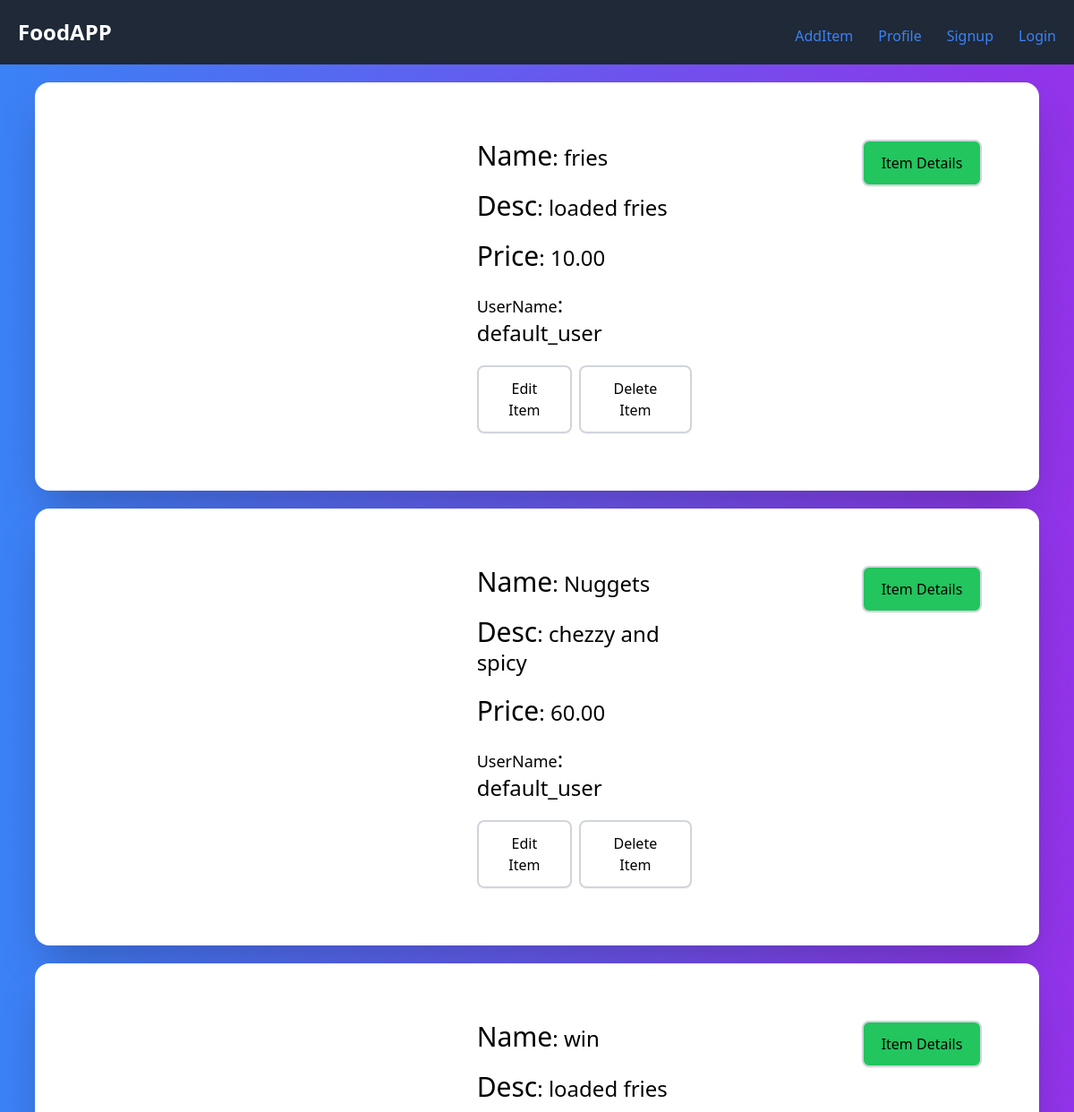
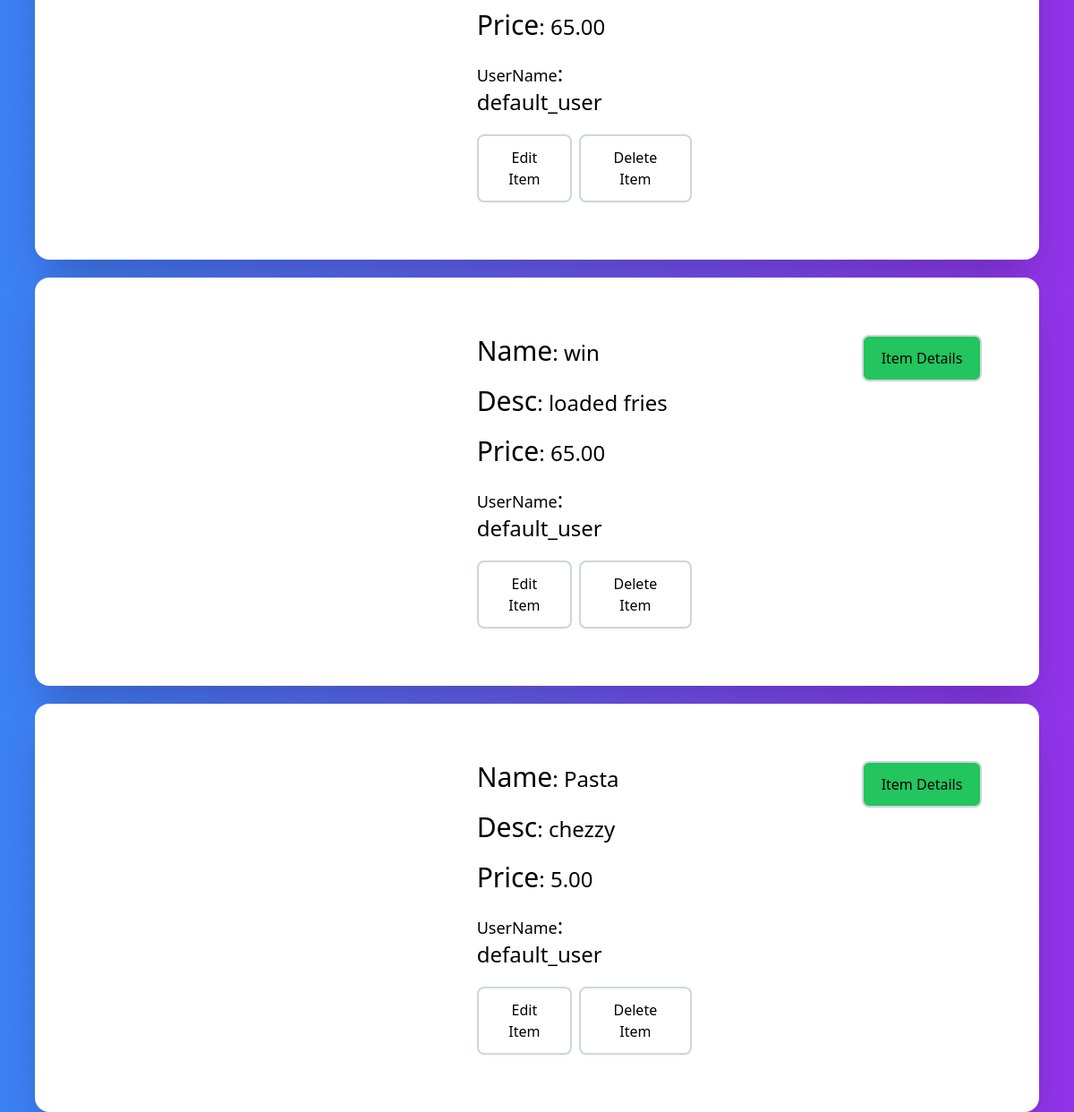
Before: / with the older database file (2 pictures, top to bottom).
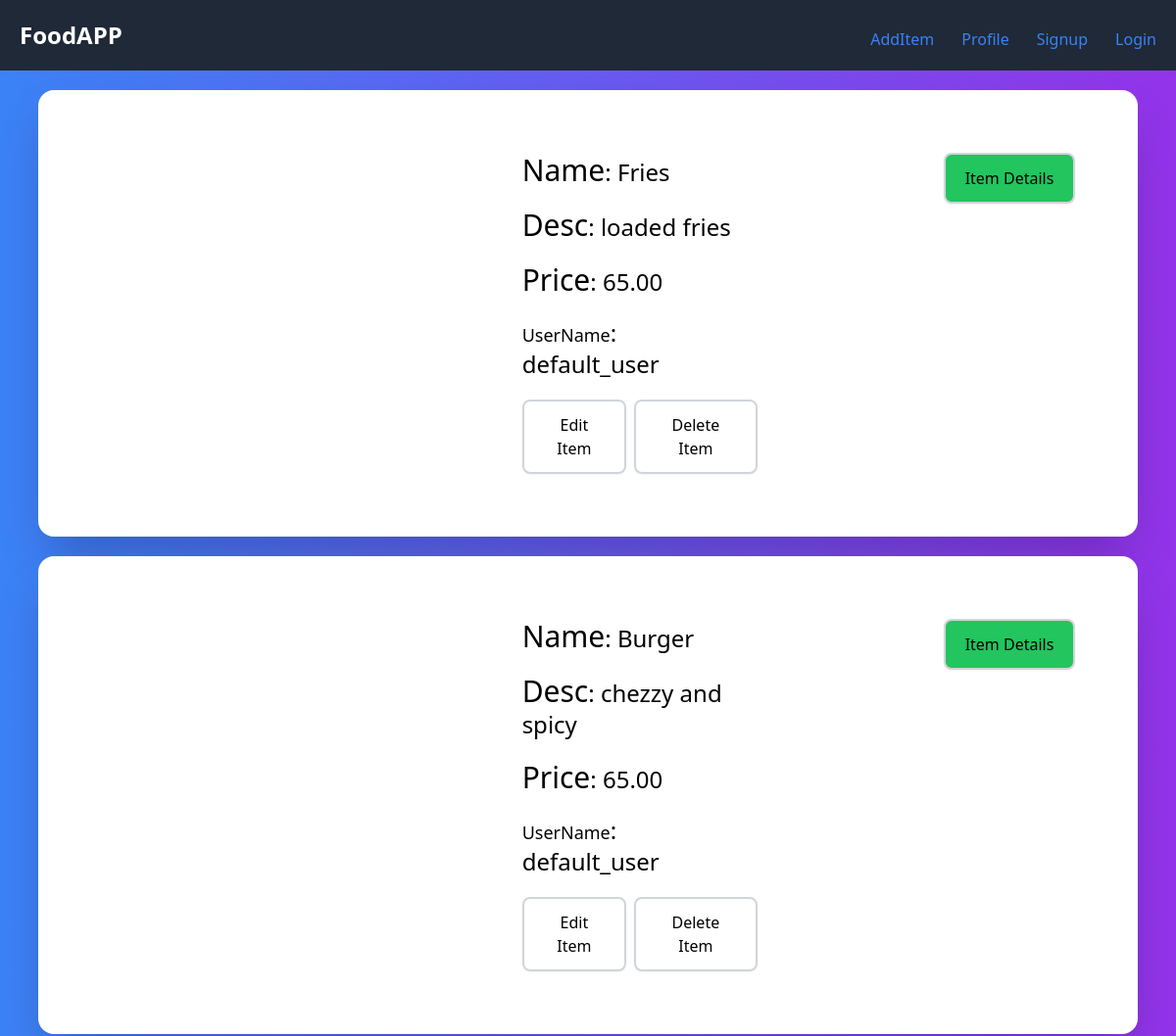
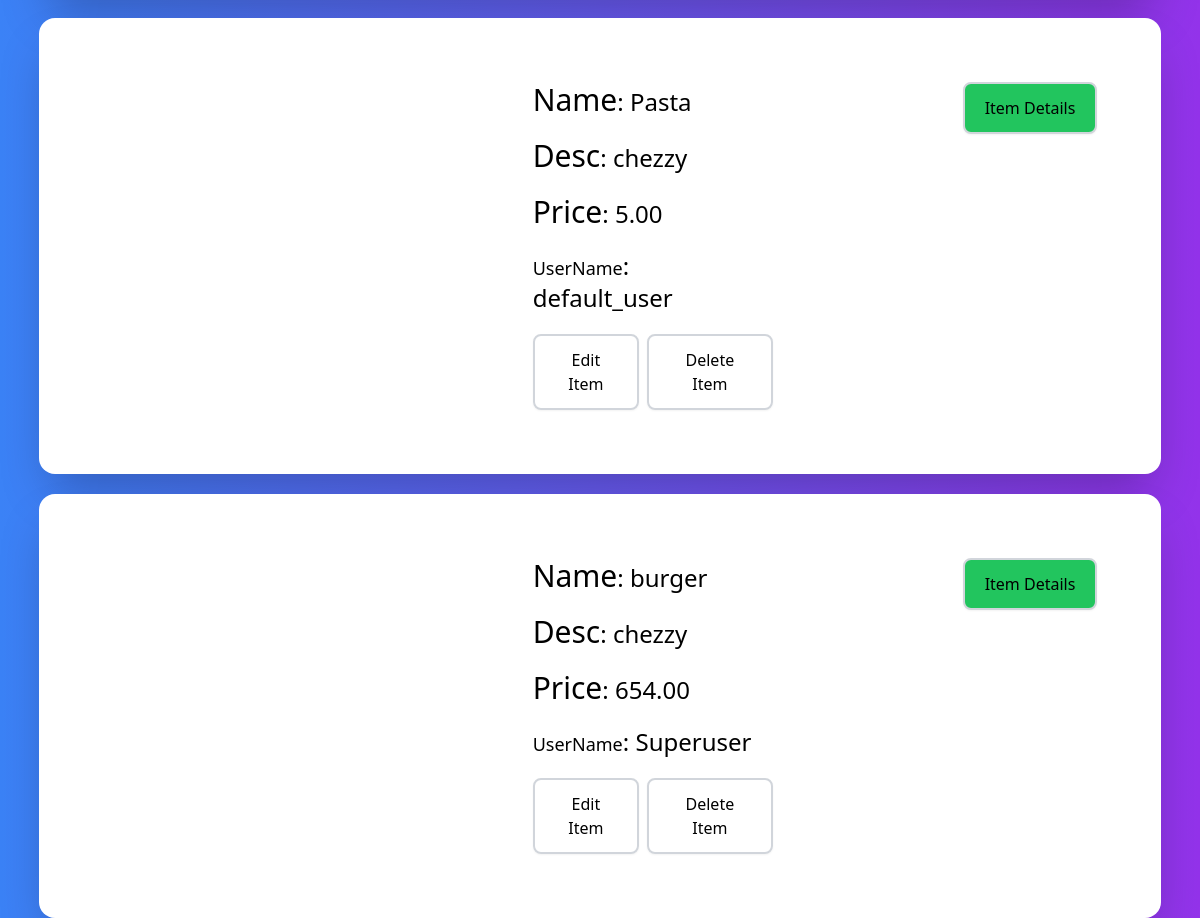
After: the same page with the newer database file (2 pictures, top to bottom).
### food/models.py (models this page shows, shortened)
class Item(models.Model):
    user_name = models.ForeignKey(User,on_delete=models.CASCADE,default=1)
    item_name = models.CharField(max_length=200)
    item_desc = models.CharField(max_length=200)
    price = models.DecimalField(max_digits=5, decimal_places=2)
    item_image = models.CharField(max_length=500 , default="https://nanilovestocook.com/wp-content/uploads/2022/08/placeholder.png")

### food/views.py (the view)
# urls.py: path('', views.ItemListView.as_view(),name="index"),
class ItemListView(ListView):
    model = Item
    template_name = 'food/index.html'
    context_object_name = 'items'

### food/templates/food/index.html (shortened to what this page needs)
{% extends 'food/base.html' %}
{% block body %}
<div class="flex flex-col items-center justify-center bg-gradient-to-r from-blue-500 to-purple-600">
  {% for item in items %}
    <section id="item" class="transform translate-y-full transition-all duration-1000 ease-out" data-item-id="{{ item.id }}">
      <div class="flex justify-center h-full">
        <div class="flex flex-col p-6 m-3 space-y-5 rounded-2xl  shadow-2xl space-x-0 md:flex-row md:m-0 md:space-x-20 lg:space-x-[190px] md:space-y-0 md:p-16 bg-white md:mt-5">
          <div class="mx-auto w-60">
          </div>
          <div class="flex flex-col w-60 md:text-left md:space-y-5">
            <div class="text-lg font-medium text-center mt-5 md:text-2xl max-w-[240px] md:max-w-sm md:mt-0 md:text-left">
              <span class="text-2xl md:text-3xl">Name</span>: {{item.item_name}}
            </div>
            <div class="text-lg font-medium text-center mt-5 md:text-2xl max-w-[240px] md:max-w-sm md:mt-0 md:text-left">
              <span class="text-2xl md:text-3xl">Desc</span>: {{item.item_desc}}
            </div>
            <div class="text-lg font-medium text-center mt-5 md:text-2xl md:text-left">
              <span class="text-2xl md:text-3xl">Price</span>: {{item.price}}
            </div>
            <div class="text-lg font-medium text-center mt-5 md:text-2xl md:text-left">
              <span class="text-lg md:text-lg">UserName</span>: {{item.user_name}}
            </div>
            <div class="flex flex-col mt-3 space-y-4 md:space-y-0 md:space-4-0 med:space-x-4 md:flex-row md:space-x-2">
              <a href="{% url 'food:edit_item' item.id %}">
                <button class="flex items-center justify-center w-full py-3 px-5 space-x-3 border-2 border-gray-300 rounded-lg shadow-sm hover:bg-opacity-30 hover:shadow-xl hover:-translate-y-0.5 transition-all duration-200">
                  <span> Edit Item</span>
                </button>
              </a>
              <a href="{% url 'food:delete_item' item.id %}">
                <button class="flex items-center justify-center w-full py-3 px-5 space-x-3 border-2 border-gray-300 rounded-lg shadow-sm hover:bg-opacity-30 hover:shadow-xl hover:-translate-y-0.5 transition-all duration-200">
                  <span>Delete Item</span>
                </button>
              </a>
            </div>
          </div>
          <div>
            <a href="{% url 'food:detail' item.id %}">
              <button class="flex items-center w-full justify-center py-3 px-5 space-x-3 border-2 border-gray-300 rounded-lg bg-green-500 shadow-sm hover:bg-opacity-30 hover:shadow-xl hover:-translate-y-0.5 transition-all duration-200">
                <span>Item Details</span>
              </button>
            </a>
          </div>
        </div>
      </div>
    </section>
  {% endfor %}
</div>
{% endblock %}

### food/templates/food/base.html (shortened to what this page needs)
{% load static %}
<!DOCTYPE html>
<html lang="en">
<head>
    <link rel="stylesheet" href="{% static 'food/style.css' %}">
    <script src="https://cdn.tailwindcss.com"></script>
</head>
<body class="bg-gray-200">
    <section id="navbar">
        <div class="flex flex-col bg-gray-800 p-4 space-y-2 items-center md:flex-row justify-between md:p-5">
            <div class="text-white font-bold text-2xl">
              <a href="{% url 'food:index' %}">FoodAPP</a>
            </div>
            <div class="flex flex-col items-center space-y-2 sapce-x-0 md:flex-row md:space-y-0 md:space-x-7 text-blue-500">
                <a href="{% url 'food:create_item' %}">AddItem</a>
                <a href="{% url 'profile' %}">Profile</a>
                <a href="{% url 'register' %}">Signup</a>
                {% if user.is_authenticated %}
                  <a href="{% url 'logout' %}"> Logout</a>
                {% else %}
                  <a href="{% url 'login' %}">Login</a>
                {% endif %}
            </div>
        </div>
    </section>
{% block body %}
{% endblock %}
</body>
</html>

### food/static/food/style.css (style rules this page uses)
* { margin = 0%; padding = 0%; }
body { background-color: light-blue; }

Changed rows visible on the page:
removed Item: item_name "fries", item_desc "loaded fries", price "10.00", user_name "default_user"
removed Item: item_name "Nuggets", item_desc "chezzy and spicy", price "60.00", user_name "default_user"
changed Item "loaded fries": item_name "win" → "Fries"
changed Item: item_name "win" → "Burger"; item_desc "loaded fries" → "chezzy and spicy"
added Item: item_name "burger", item_desc "chezzy", price "654.00", user_name "Superuser"
